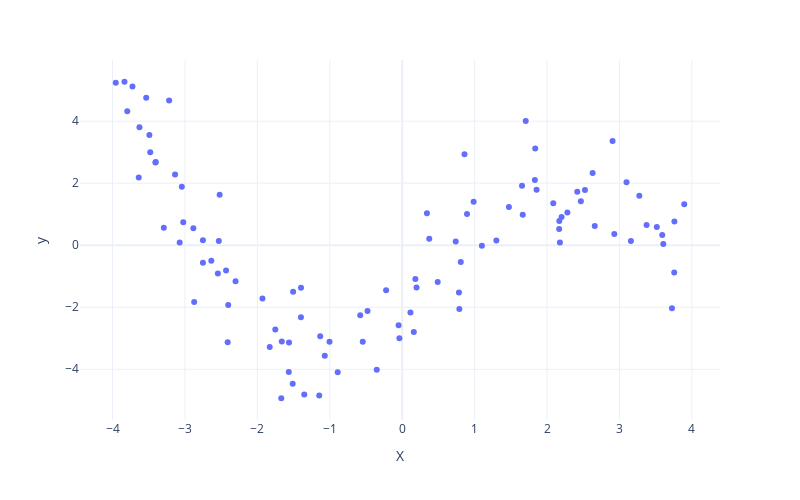

Source (notebook cell):
### Code cell
color = "y_preds"

plot = px.scatter(data_frame=train,
                  x = "X",
                  y = train["y"] - train["y_preds1"],
                  #color=color,
                  #color_continuous_scale="viridis", 
                  height=500,
                  width=800,
                  template ="plotly_white")

#plot.add_traces()

plot.show()
